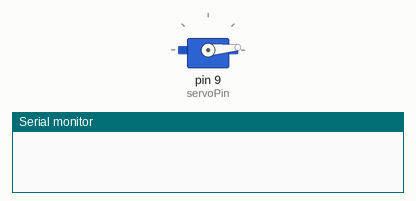
This sketch was run on a simulated Arduino Uno, built with avr-gcc and run on an emulated ATmega328P. On the bench: servo, the last lines printed to the serial monitor.

Above: at 0.1 s.
At 15.1 s:
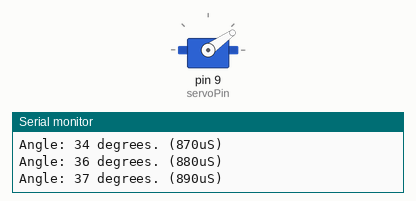
At 23.6 s:
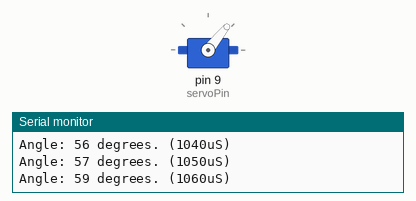
At 32.1 s:
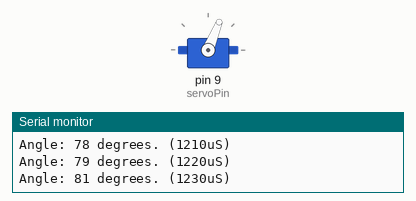
Timing chart, 0 to 40.0 s (numbered marks = the images above):
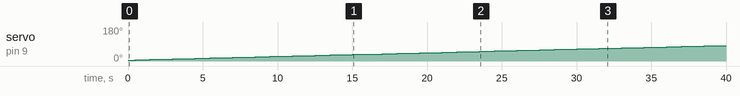

The sketch:

Servo_Gradi2uS.ino
```cpp
#include <Servo.h>

Servo servo1;
int servoPin = 9;
#define USMIN  60 // 300 for MG90S 350 for SG90
#define USMAX  200 // per MG90S e SG90

void setup(){
   Serial.begin(9600);
   servo1.attach(servoPin);
}

void loop(){

   for(int i=USMIN; i < USMAX; i++ ){
      int t = i*10;
      int angle = map(i, USMIN, USMAX, 0, 180);
      servo1.writeMicroseconds(t);
      delay(500);
      Serial.print("Angle: ");
      Serial.print(angle);
      Serial.print(" degrees. (");
      Serial.print(t);
      Serial.println("uS)");
   }
}
```

Measured:
- by itself, servo on pin 9 (servoPin): moves from 5° to 82° over 39.0 s
